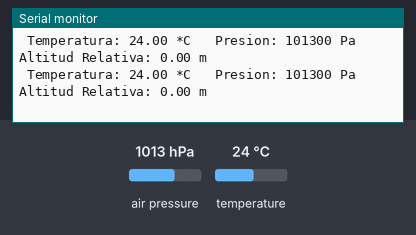
This sketch was run on a simulated Arduino Uno, built with avr-gcc and run on an emulated ATmega328P. On the bench: the last lines printed to the serial monitor. Inputs (shaded band) come from the test bench; at power-on: air pressure 1013 hPa, temperature 24 °C.

Above: at 1.2 s.
1.3 s: air pressure set to 952 hPa
At 1.58 s:
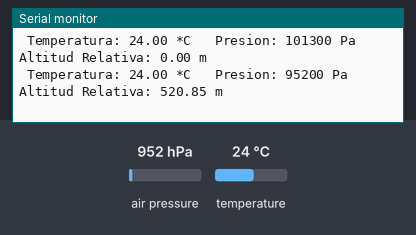
2.8 s: temperature set to 12 °C
At 3.0 s:
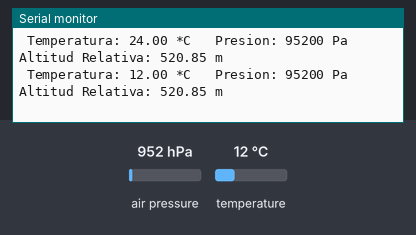
4.3 s: air pressure set to 975 hPa
At 4.42 s:
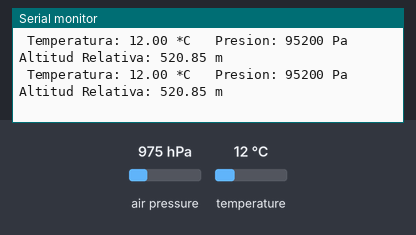
Timing chart, 0 to 7.3 s (numbered marks = the images above; inputs shaded):
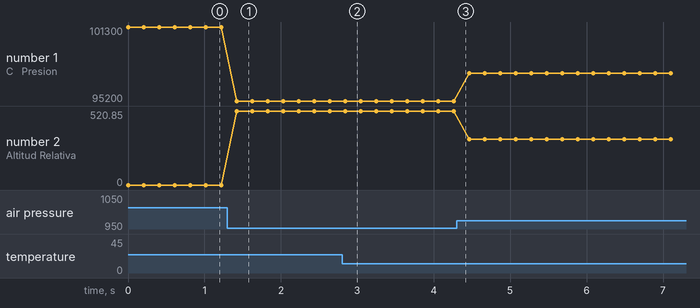

Measured:
- after the input at 1.3 s, the serial monitor: prints a new line after 0.12 s (image 1)
- after the input at 2.8 s, the serial monitor: prints a new line at once (image 2)
- plotted number 1: 101300 → 95200 after the input at 1.3 s, 95200 → 97500 after the input at 4.3 s
- plotted number 2: 0 → 520.85 after the input at 1.3 s, 520.85 → 321.37 after the input at 4.3 s

The sketch:

ms5611_sensor.ino
```cpp
#include <Wire.h>
#include <MS5611.h>

MS5611 ms5611;

double referencePressure;

void setup() {
  Serial.begin(115200);
  while(!Serial);

  // Iniciar MS5611
  if (!ms5611.begin()) {
    Serial.println("MS5611 no encontrado. Verifica las conexiones!");
    while (1);
  }

  // Tomar presion de referencia para calcular altura relativa
  referencePressure = ms5611.readPressure();
}

void loop() {
  // Leemos presion y temperatura reales
  long realPressure = ms5611.readPressure();
  double realTemperature = ms5611.readTemperature();

  // Calculo simple de altitud basada en presion de referencia
  float absoluteAltitude = ms5611.getAltitude(realPressure);
  float relativeAltitude = ms5611.getAltitude(realPressure, referencePressure);

  Serial.print(" Temperatura: ");
  Serial.print(realTemperature);
  Serial.print(" *C");

  Serial.print("\t Presion: ");
  Serial.print(realPressure);
  Serial.print(" Pa");

  Serial.print("\t Altitud Relativa: ");
  Serial.print(relativeAltitude);
  Serial.println(" m");

  delay(200);
}
```
